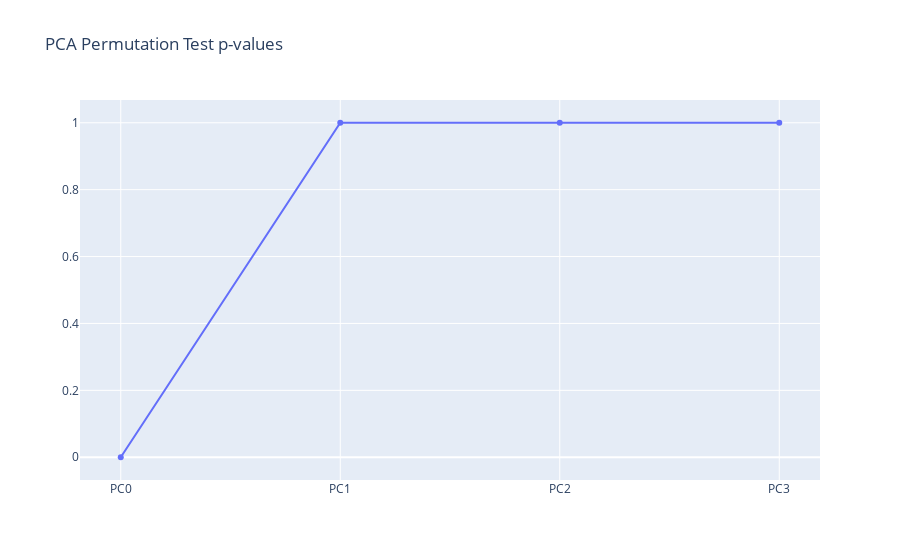

This figure's notebook cell:
### Markdown cell above
As we can see, it seems that only the first PC presents a variance greater than one we would expect to find on a uncorrelated dataframe. Let's calculate the p-value for this analysis.

To do so, we will count the number of times each PC explained variance ratio is bigger than the original case and normalize it by the number of permutations.

### Code cell
p_val = np.sum(variance > original_variance, axis=0) / N_permutations

fig = go.Figure()
fig.add_trace(go.Scatter(x=[f'PC{i}' for i in range(len(df.columns))], y=p_val, name='p-value on significance'))

fig.update_layout(title="PCA Permutation Test p-values")

### Figure 1 — Plotly figure (JSON) as saved in the notebook; plotly's stock layout.template omitted (floating-point values rounded to 4 significant figures)
{"data": [{"name": "p-value on significance", "type": "scatter", "x": ["PC0", "PC1", "PC2", "PC3"], "y": [0, 1, 1, 1]}], "layout": {"autosize": true, "title": {"text": "PCA Permutation Test p-values"}, "xaxis": {"autorange": true, "range": [-0.1756, 3.176], "type": "category"}, "yaxis": {"autorange": true, "range": [-0.08252, 1.083], "type": "linear"}}}
